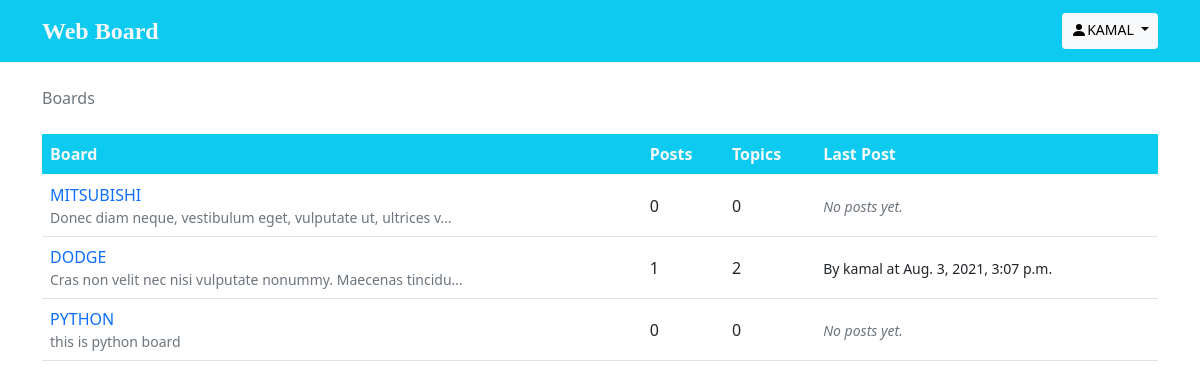
The app's page / (signed in) with its own data.
### boards/models.py (models this page shows, shortened)
class Board(models.Model):
    name = models.CharField(max_length=99, unique=True)
    description = models.CharField(max_length=200)
    def get_posts_count(self):
        return Post.objects.filter(topic__board=self).count()
    def get_last_post(self):
        return Post.objects.filter(topic__board=self).order_by('-created_at').first()

class Post(models.Model):
    message = models.TextField(max_length=250)
    topic = models.ForeignKey(Topic, on_delete=models.CASCADE, related_name='post_topic')
    created_at = models.DateTimeField(auto_now_add=True)
    updated_at = models.DateTimeField(null=True)
    created_by = models.ForeignKey(User, on_delete= models.CASCADE, related_name='post')
    updated_by = models.ForeignKey(User, on_delete= models.CASCADE,null=True, related_name='+' )

### boards/views.py (the view)
# urls.py: url(r'^$', views.home, name='home'),
def home(request):
    board_list = Board.objects.all()
    ctx = {'boards':board_list, 'login_form':loginform, 'signup_form': signupform}
    return render(request, 'home.html',ctx)

### templates/home.html (shortened to what this page needs)
{% extends 'base.html' %}
{% block content %}
<div class="container">
  <ol class="breadcrumb my-4">
    <li class="breadcrumb-item active">Boards</li>
  </ol>
<table class="table">
  <thead class="thead-inverse bg-info text-light">
    <tr>
      <th>Board</th>
      <th>Posts</th>
      <th>Topics</th>
      <th>Last Post</th>
    </tr>
  </thead>
  <tbody>
    {% for board in boards %}
    <tr>
      <td>
        <a
          class="text-decoration-none"
          href="{% url 'boards:topic-list' board.name %}">
          {{ board.name | upper }}
        </a>
        <small class="text-muted d-block"
          >{{ board.description | truncatechars:60 }}</small>
      </td>
      <td class="align-middle">{{ board.get_posts_count }}</td>
      <td class="align-middle">{{ board.topics.count }}</td>
      <td class="align-middle">
        {% with post=board.get_last_post %}
  {% if post %}
    <small>
        By {{ post.created_by.username }} at {{ post.created_at }}
    </small>
  {% else %}
    <small class="text-muted">
      <em>No posts yet.</em>
    </small>
  {% endif %}
{% endwith %}
      </td>
    </tr>
    {% endfor %}
  </tbody>
</table>
</div>
{% endblock %}

### templates/header.html (shortened to what this page needs)
<nav class="navbar navbar-light bg-info text-light p-2">
    <div class="container">
      <a class="navbar-brand text-light" href="{% url 'boards:home'%}" style="font-family: papyrus;  font-weight: bolder; font-size: 1.5rem;">Web Board</a>
    <div>
    {% if  user.is_authenticated %}
    <div class="btn-group">
      <button class="btn btn-light btn-sm dropdown-toggle" type="button" id="dropdownMenuClickableOutside" data-bs-toggle="dropdown" data-bs-auto-close="inside" aria-expanded="false">
        <svg xmlns="http://www.w3.org/2000/svg" width="16" height="18" fill="currentColor" class="bi bi-person-fill mb-2" viewBox="0 0 16 10">
          <path d="M3 14s-1 0-1-1 1-4 6-4 6 3 6 4-1 1-1 1H3zm5-6a3 3 0 1 0 0-6 3 3 0 0 0 0 6z"/>
        </svg>{{ request.user|upper}}
      </button>
    </div>
      {% else%}
      <btn class="btn bg-secondary btn-sm px-3 mx-2 text-decoration-none text-light" data-bs-toggle="modal"
      data-bs-target="#login">Log In</btn>
     <btn class="btn bg-primary btn-sm px-3 text-decoration-none text-light" data-bs-toggle="modal"
      data-bs-target="#signup">Sign Up</btn>
    {% endif%}
      </div>
    </div>
  </nav>

### records on screen
Board: name "MITSUBISHI", description "Donec diam neque, vestibulum eget, vulputate ut, ultrices v…", get_posts_count "0", topics.count "0", shows "No posts yet."
Board: name "DODGE", description "Cras non velit nec nisi vulputate nonummy. Maecenas tincidu…", get_posts_count "1", topics.count "2", get_last_post.created_by.username "kamal", get_last_post.created_at "Aug. 3, 2021, 3:07 p.m."
Board: name "PYTHON", description "this is python board", get_posts_count "0", topics.count "0", shows "No posts yet."

### other values on screen
{{ request.user|upper }} "KAMAL"
